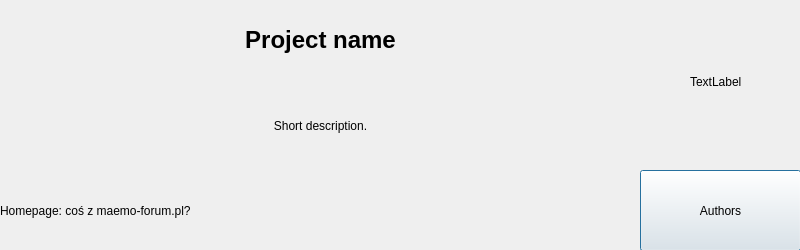
<?xml version="1.0" encoding="UTF-8"?>
<ui version="4.0">
 <class>AboutDialog</class>
 <widget class="QDialog" name="AboutDialog">
  <property name="geometry">
   <rect>
    <x>0</x>
    <y>0</y>
    <width>800</width>
    <height>250</height>
   </rect>
  </property>
  <property name="windowTitle">
   <string>About</string>
  </property>
  <widget class="QPushButton" name="authorsButton">
   <property name="geometry">
    <rect>
     <x>640</x>
     <y>170</y>
     <width>161</width>
     <height>81</height>
    </rect>
   </property>
   <property name="text">
    <string>Authors</string>
   </property>
  </widget>
  <widget class="QStackedWidget" name="stackedWidget">
   <property name="geometry">
    <rect>
     <x>0</x>
     <y>-10</y>
     <width>641</width>
     <height>331</height>
    </rect>
   </property>
   <property name="currentIndex">
    <number>0</number>
   </property>
   <widget class="QWidget" name="page">
    <widget class="QWidget" name="verticalLayoutWidget">
     <property name="geometry">
      <rect>
       <x>0</x>
       <y>10</y>
       <width>641</width>
       <height>251</height>
      </rect>
     </property>
     <layout class="QVBoxLayout" name="verticalLayout">
      <item>
       <widget class="QLabel" name="label">
        <property name="font">
         <font>
          <pointsize>18</pointsize>
          <weight>75</weight>
          <bold>true</bold>
         </font>
        </property>
        <property name="text">
         <string>Project name</string>
        </property>
        <property name="alignment">
         <set>Qt::AlignCenter</set>
        </property>
       </widget>
      </item>
      <item>
       <widget class="QLabel" name="label_2">
        <property name="text">
         <string>Short description.</string>
        </property>
        <property name="alignment">
         <set>Qt::AlignCenter</set>
        </property>
       </widget>
      </item>
      <item>
       <widget class="QLabel" name="label_4">
        <property name="text">
         <string>Homepage: coś z maemo-forum.pl?</string>
        </property>
       </widget>
      </item>
     </layout>
    </widget>
   </widget>
   <widget class="QWidget" name="page_2">
    <widget class="QTextEdit" name="textEdit">
     <property name="geometry">
      <rect>
       <x>10</x>
       <y>20</y>
       <width>631</width>
       <height>231</height>
      </rect>
     </property>
     <property name="readOnly">
      <bool>true</bool>
     </property>
     <property name="html">
      <string>&lt;!DOCTYPE HTML PUBLIC &quot;-//W3C//DTD HTML 4.0//EN&quot; &quot;http://www.w3.org/TR/REC-html40/strict.dtd&quot;&gt;
&lt;html&gt;&lt;head&gt;&lt;meta name=&quot;qrichtext&quot; content=&quot;1&quot; /&gt;&lt;style type=&quot;text/css&quot;&gt;
p, li { white-space: pre-wrap; }
&lt;/style&gt;&lt;/head&gt;&lt;body style=&quot; font-family:'Ubuntu'; font-size:11pt; font-weight:400; font-style:normal;&quot;&gt;
&lt;p style=&quot; margin-top:0px; margin-bottom:0px; margin-left:0px; margin-right:0px; -qt-block-indent:0; text-indent:0px;&quot;&gt;&lt;span style=&quot; font-family:'Cantarell'; font-size:14pt;&quot;&gt;Sth related to authors &amp;amp; contributors.&lt;/span&gt;&lt;/p&gt;&lt;/body&gt;&lt;/html&gt;</string>
     </property>
    </widget>
   </widget>
  </widget>
  <widget class="QLabel" name="label_3">
   <property name="geometry">
    <rect>
     <x>690</x>
     <y>50</y>
     <width>64</width>
     <height>64</height>
    </rect>
   </property>
   <property name="text">
    <string>TextLabel</string>
   </property>
  </widget>
 </widget>
 <resources/>
 <connections/>
</ui>
